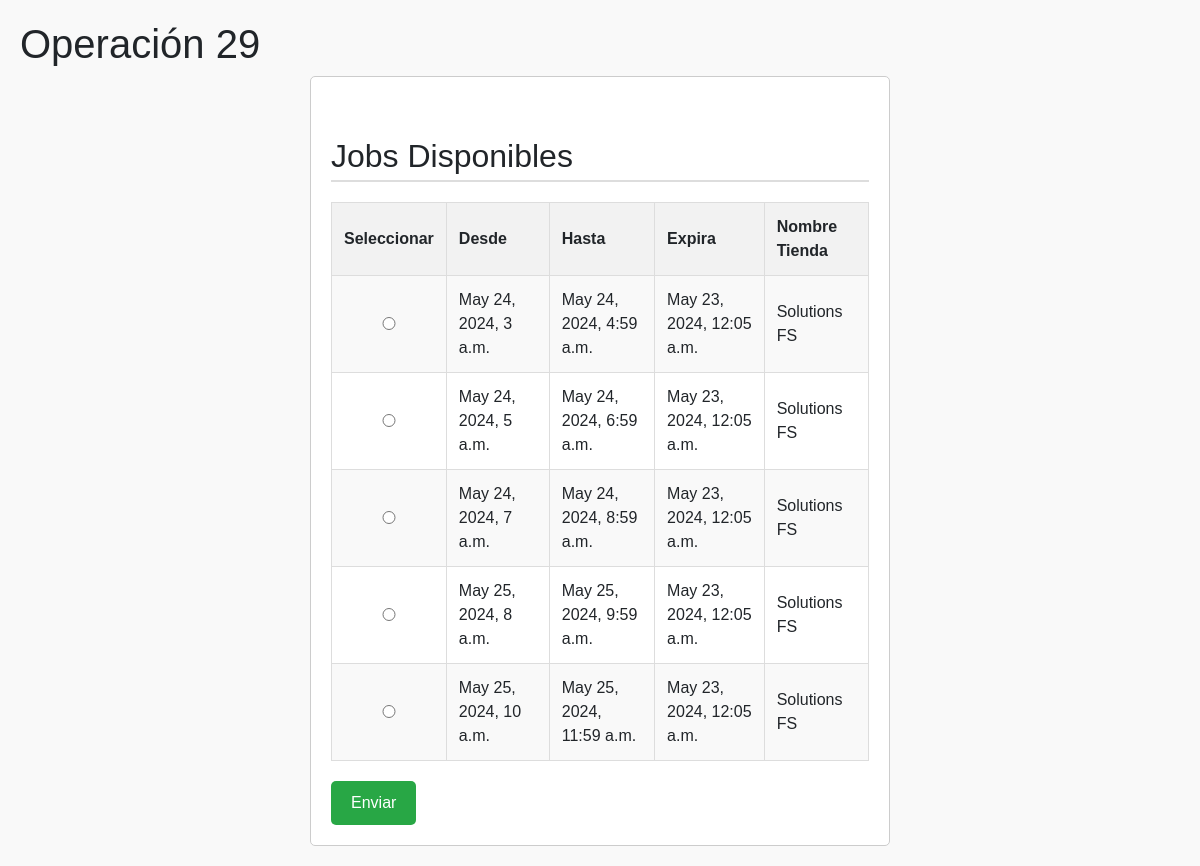
The page /autobilling/job-selection/29/ on the database its author committed.
### autoBilling/models.py (models this page shows, shortened)
class Operation(models.Model):
    id = models.AutoField(primary_key=True)
    persona = models.ForeignKey(Persona, on_delete=models.CASCADE, default=1, related_name='personas')
    product = models.ForeignKey(Product, on_delete=models.CASCADE, default=1, related_name='products')

class Job(models.Model):
    id = models.AutoField(primary_key=True)
    id_job = models.CharField(max_length=1000)
    from_time = models.DateTimeField()
    to_time = models.DateTimeField()
    operational_model = models.CharField(max_length=50)
    description = models.CharField(max_length=255)
    expires_at = models.DateTimeField()
    store_id = models.CharField(max_length=255)
    store_name = models.CharField(max_length=255)
    operation = models.ForeignKey(Operation, on_delete=models.CASCADE, related_name='jobs')

### autoBilling/views.py (the view)
# urls.py: path('job-selection/<int:operation_id>/', views.job_selection, name='job_selection'),
def job_selection(request, operation_id):
    operation = get_object_or_404(Operation, id=operation_id)
    jobs = Job.objects.filter(operation=operation)
    personas = get_object_or_404(Persona, id=operation.persona.id)
    product = get_object_or_404(Product, id=operation.product.id)
    if request.method == 'POST':
        form = JobSelectionForm(request.POST, operation_id=operation_id)
        if form.is_valid():
            selected_job = form.cleaned_data['job']
            response = request_create_job (selected_job, personas, product)
            data = response.json()
            job_id = data.get('job_id')
            return redirect('job_detail', job_id=job_id)
    else:
        form = JobSelectionForm(operation_id=operation_id)
    return render(request, 'autoBilling/job_selection.html', {'operation': operation, 'form': form, 'jobs': jobs})

### autoBilling/forms.py
class JobSelectionForm(forms.Form):
    job = forms.ModelChoiceField(
        queryset=Job.objects.none(),
        label='Selecciona un Job',
        widget=forms.RadioSelect
    )
    def __init__(self, *args, **kwargs):
        operation_id = kwargs.pop('operation_id', None)
        super(JobSelectionForm, self).__init__(*args, **kwargs)
        if operation_id:
            self.fields['job'].queryset = Job.objects.filter(operation_id=operation_id)

### autoBilling/templates/autoBilling/job_selection.html (shortened to what this page needs)
<!DOCTYPE html>
<html lang="es">
<head>
    {% load static %}
    <link rel="stylesheet" href="https://stackpath.bootstrapcdn.com/bootstrap/4.5.2/css/bootstrap.min.css">
    <link rel="stylesheet" type="text/css" href="{% static 'autobilling/styles.css' %}">
</head>
<body>
    <h1>Operación {{ operation.id }}</h1>
    <form method="post">
        <h2>Jobs Disponibles</h2>
        <table>
            <tr>
                <th>Seleccionar</th>
                <th>Desde</th>
                <th>Hasta</th>
                <th>Expira</th>
                <th>Nombre Tienda</th>
            </tr>
            {% for job in jobs %}
            <tr>
                <td>
                    <input type="radio" name="job" value="{{ job.id }}">
                </td>
                <td>{{ job.from_time }}</td>
                <td>{{ job.to_time }}</td>
                <td>{{ job.expires_at }}</td>
                <td>{{ job.store_name }}</td>
            </tr>
            {% endfor %}
        </table>
        <button type="submit">Enviar</button>
    </form>
</body>
</html>

### autoBilling/static/autoBilling/styles.css (style rules this page uses)
body { font-family: Arial, sans-serif; margin: 20px; background-color: #f9f9f9; }
form { max-width: 50%; margin: auto; padding: 20px; border: 1px solid #ccc; border-radius: 5px; background-color: #ffffff; }
input, select, .checkbox { width: 100%; padding: 8px; margin-top: 5px; }
button { margin-top: 20px; padding: 10px 20px; background-color: #28a745; color: white; border: none; border-radius: 5px; cursor: pointer; }
table { width: 100%; border-collapse: collapse; margin-top: 20px; background-color: #ffffff; }
table, th, td { border: 1px solid #ddd; }
th, td { padding: 12px; text-align: left; }
th { background-color: #f2f2f2; }
tr:nth-child(even) { background-color: #f9f9f9; }
h2 { margin-top: 40px; border-bottom: 2px solid #ddd; padding-bottom: 5px; }

### rows shown on the page
Operation: id "29"
Job: from_time "May 24, 2024, 3 a.m.", to_time "May 24, 2024, 4:59 a.m.", expires_at "May 23, 2024, 12:05 a.m.", store_name "Solutions FS"
Job: from_time "May 24, 2024, 5 a.m.", to_time "May 24, 2024, 6:59 a.m.", expires_at "May 23, 2024, 12:05 a.m.", store_name "Solutions FS"
Job: from_time "May 24, 2024, 7 a.m.", to_time "May 24, 2024, 8:59 a.m.", expires_at "May 23, 2024, 12:05 a.m.", store_name "Solutions FS"
Job: from_time "May 25, 2024, 8 a.m.", to_time "May 25, 2024, 9:59 a.m.", expires_at "May 23, 2024, 12:05 a.m.", store_name "Solutions FS"
Job: from_time "May 25, 2024, 10 a.m.", to_time "May 25, 2024, 11:59 a.m.", expires_at "May 23, 2024, 12:05 a.m.", store_name "Solutions FS"
